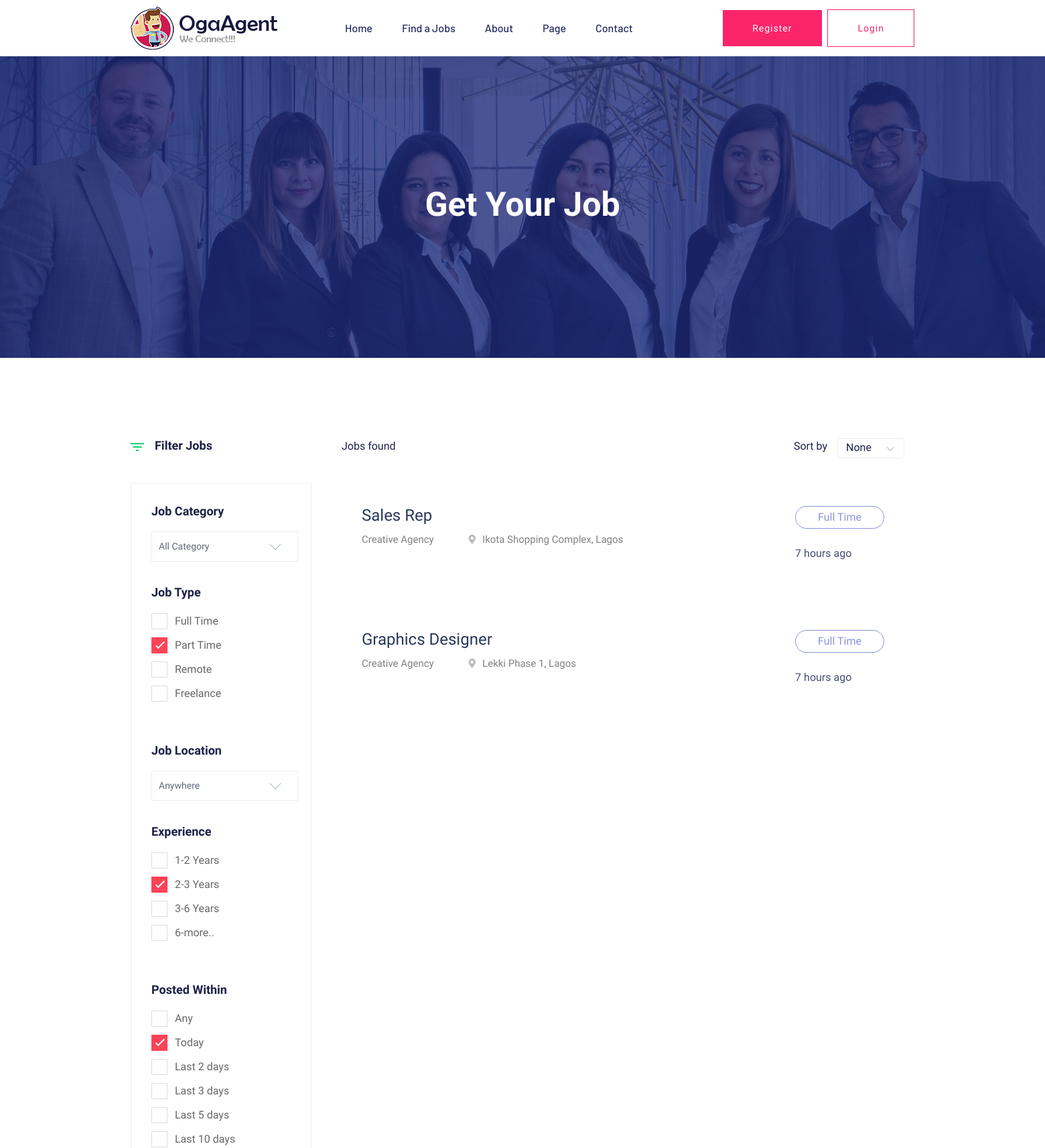
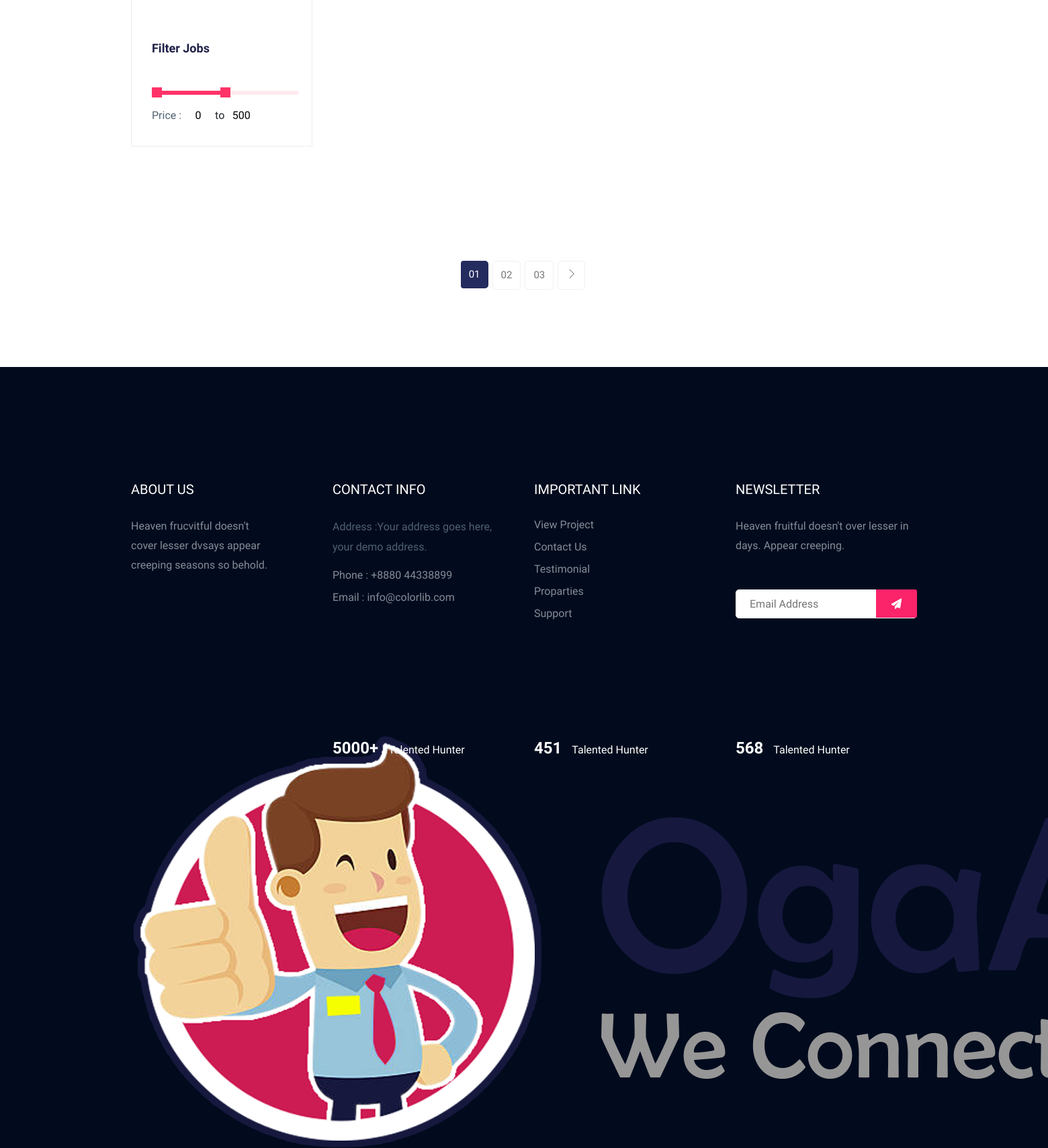
Screenshot of /jobs/ (upper part) with the database file from the repository (2 pictures, top to bottom).
### hq/models.py (models this page shows, shortened)
class Job(models.Model):
    title = models.CharField(max_length=50)
    location = models.ForeignKey(Location, on_delete=models.CASCADE)
    description = models.TextField()
    requirements = models.ManyToManyField(Requirement, null=True, blank=True)
    type = models.CharField(max_length=2, choices=job_type)
    number = models.IntegerField()
    posted_on = models.DateTimeField(auto_now_add=True)
    category = models.CharField(max_length=2, choices=job_cat)
    lowest_salary = models.FloatField()
    highest_salary = models.FloatField()
    min_qualification = models.CharField(max_length=3, choices=job_qualification)
    experience_years = models.IntegerField()

class Location(models.Model):
    town = models.CharField(max_length=50)
    state = models.CharField(max_length=50)
    country = models.CharField(max_length=50, default='Nigeria')
    def __str__(self):
        return f"{self.town}, {self.state}"

### hq/views.py (the view)
# urls.py: path('jobs/', JobsView.as_view(), name='job_listing'),
class JobsView(ListView):
    model = Job
    template_name = 'job_listing.html'

### hq/templates/job_listing.html (shortened to what this page needs)
{% extends "include/base.html" %}
{% load static %}
{% block  content %}
    <main>
        <div class="slider-area ">
            <div class="single-slider section-overly slider-height2 d-flex align-items-center" data-background="{% static 'assets/img/hero/about.jpg' %}">
                <div class="container">
                    <div class="row">
                        <div class="col-xl-12">
                            <div class="hero-cap text-center">
                                <h2>Get your job</h2>
                            </div>
                        </div>
                    </div>
                </div>
            </div>
        </div>
        <div class="job-listing-area pt-120 pb-120">
            <div class="container">
                <div class="row">
                    <div class="col-xl-3 col-lg-3 col-md-4">
                        <div class="row">
                            <div class="col-12">
                                    <div class="small-section-tittle2 mb-45">
                                    <div class="ion">
                                    </div>
                                    <h4>Filter Jobs</h4>
                                </div>
                            </div>
                        </div>
                        <div class="job-category-listing mb-50">
                            <div class="single-listing">
                               <div class="small-section-tittle2">
                                     <h4>Job Category</h4>
                               </div>
                                <div class="select-Categories pt-80 pb-50">
                                    <div class="small-section-tittle2">
                                        <h4>Job Type</h4>
                                    </div>
                                    <label class="container">Full Time
                                        <span class="checkmark"></span>
                                    </label>
                                    <label class="container">Part Time
                                        <span class="checkmark"></span>
                                    </label>
                                    <label class="container">Remote
                                        <span class="checkmark"></span>
                                    </label>
                                    <label class="container">Freelance
                                        <span class="checkmark"></span>
                                    </label>
                                </div>
                            </div>
                            <div class="single-listing">
                               <div class="small-section-tittle2">
                                     <h4>Job Location</h4>
                               </div>
                                <div class="select-Categories pt-80 pb-50">
                                    <div class="small-section-tittle2">
                                        <h4>Experience</h4>
                                    </div>
                                    <label class="container">1-2 Years
                                        <span class="checkmark"></span>
                                    </label>
                                    <label class="container">2-3 Years
                                        <span class="checkmark"></span>
                                    </label>
                                    <label class="container">3-6 Years
                                        <span class="checkmark"></span>
                                    </label>
                                    <label class="container">6-more..
                                        <span class="checkmark"></span>
                                    </label>
                                </div>
                            </div>
                            <div class="single-listing">
                                <div class="select-Categories pb-50">
                                    <div class="small-section-tittle2">
                                        <h4>Posted Within</h4>
                                    </div>
                                    <label class="container">Any
                                        <span class="checkmark"></span>
                                    </label>
                                    <label class="container">Today
                                        <span class="checkmark"></span>
                                    </label>
                                    <label class="container">Last 2 days
                                        <span class="checkmark"></span>
                                    </label>
                                    <label class="container">Last 3 days
                                        <span class="checkmark"></span>
                                    </label>
                                    <label class="container">Last 5 days
                                        <span class="checkmark"></span>
                                    </label>
                                    <label class="container">Last 10 days
                                        <span class="checkmark"></span>
                                    </label>
                                </div>
                            </div>
                            <div class="single-listing">
                                <aside class="left_widgets p_filter_widgets price_rangs_aside sidebar_box_shadow">
                                    <div class="small-section-tittle2">
                                        <h4>Filter Jobs</h4>
                                    </div>
                                    <div class="widgets_inner">
                                        <div class="range_item">
                                            <input type="text" class="js-range-slider" value="" />
                                            <div class="d-flex align-items-center">
                                                <div class="price_text">
                                                    <p>Price :</p>
                                                </div>
                                                <div class="price_value d-flex justify-content-center">
                                                    <input type="text" class="js-input-from" id="amount" readonly />
                                                    <span>to</span>
                                                    <input type="text" class="js-input-to" id="amount" readonly />
                                                </div>
                                            </div>
                                        </div>
                                    </div>
                                </aside>
                            </div>
                        </div>
                    </div>
                    <div class="col-xl-9 col-lg-9 col-md-8">
                        <section class="featured-job-area">
                            <div class="container">
                                <div class="row">
                                    <div class="col-lg-12">
                                        <div class="count-job mb-35">
                                            <span>{{jobs.count}} Jobs found</span>
                                            <div class="select-job-items">
                                                <span>Sort by</span>
                                            </div>
                                        </div>
                                    </div>
                                </div>
                                {% for job in object_list %}
                                <div class="single-job-items mb-30">
                                    <div class="job-items">
                                        <div class="job-tittle job-tittle2">
                                            <a href="{% url 'job_details' pk=job.id %}">
                                                <h4>{{job.title}}</h4>
                                            </a>
                                            <ul>
                                                <li>Creative Agency</li>
                                                <li><i class="fas fa-map-marker-alt"></i>{{job.location}}</li>
                                            </ul>
                                        </div>
                                    </div>
                                    <div class="items-link items-link2 f-right">
                                        <a href="{% url 'job_details' pk=job.id %}">{{job.get_type_display}}</a>
                                        <span>7 hours ago</span>
                                    </div>
                                </div>
                                {% endfor %}
                            </div>
                        </section>
                    </div>
                </div>
            </div>
        </div>
        <div class="pagination-area pb-115 text-center">
            <div class="container">
                <div class="row">
                    <div class="col-xl-12">
                        <div class="single-wrap d-flex justify-content-center">
                            <nav aria-label="Page navigation example">
                                <ul class="pagination justify-content-start">
                                    <li class="page-item active"><a class="page-link" href="#">01</a></li>
                                    <li class="page-item"><a class="page-link" href="#">02</a></li>
                                    <li class="page-item"><a class="page-link" href="#">03</a></li>
                                <li class="page-item"><a class="page-link" href="#"><span class="ti-angle-right"></span></a></li>
                                </ul>
                            </nav>
                        </div>
                    </div>
                </div>
            </div>
        </div>
    </main>
{% endblock %}

### static/assets/css/price_rangs.css (style rules this page uses)
.irs-hidden-input { position: absolute !important; display: block !important; top: 0 !important; left: 0 !important; width: 0 !important; height: 0 !important; font-size: 0 !important; line-height: 0 !important; padding: 0 !important; margin: 0 !important; outline: none !important; z-index: -9999 !important; background: none !important; border-style: solid !important; border-color: transparent !important; }

### rows the page displays
Job: title "Sales Rep", location "Ikota Shopping Complex, Lagos", type "Full Time"
Job: title "Graphics Designer", location "Lekki Phase 1, Lagos", type "Full Time"
